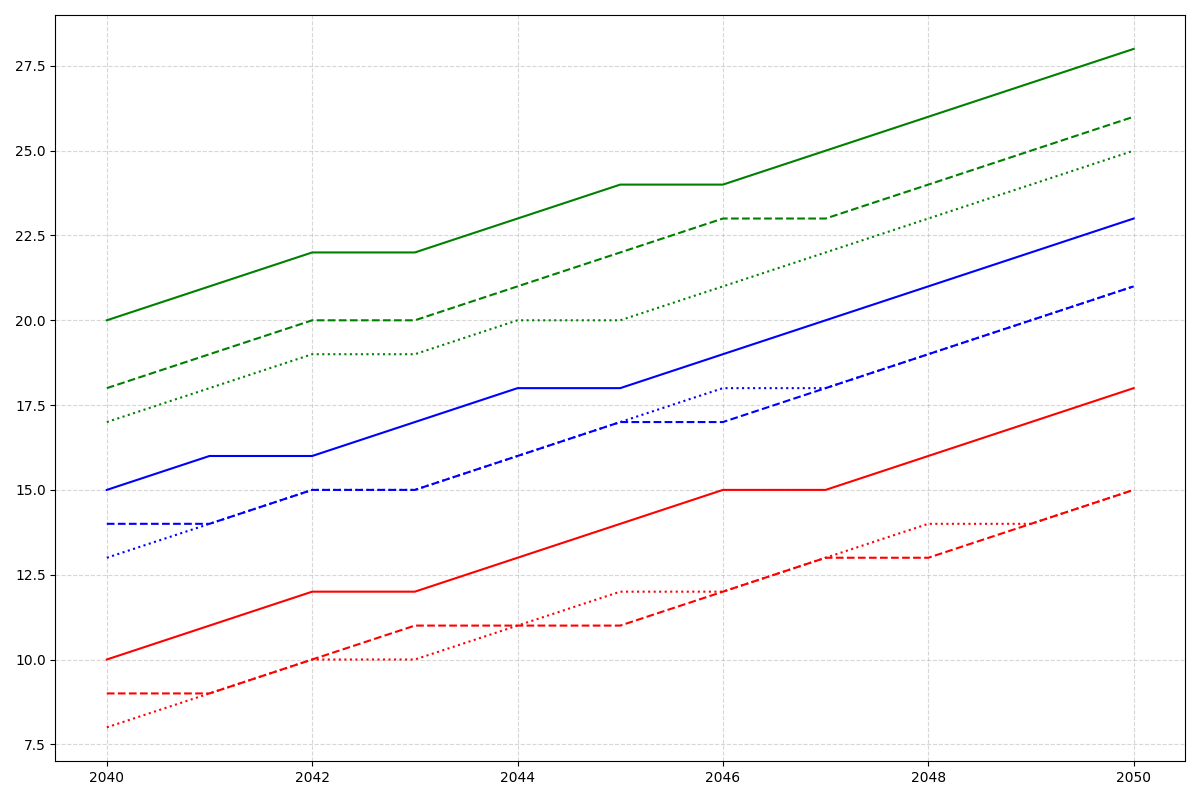

The Python source for this figure:
import matplotlib.pyplot as plt
import numpy as np

# Define time axis (years)
years = np.arange(2040, 2051)

# Define crop growth rates for three colonies in percentage (%)
wheat_a = np.array([20, 21, 22, 22, 23, 24, 24, 25, 26, 27, 28])
corn_a = np.array([15, 16, 16, 17, 18, 18, 19, 20, 21, 22, 23])
rice_a = np.array([10, 11, 12, 12, 13, 14, 15, 15, 16, 17, 18])
wheat_b = np.array([18, 19, 20, 20, 21, 22, 23, 23, 24, 25, 26])
corn_b = np.array([14, 14, 15, 15, 16, 17, 17, 18, 19, 20, 21])
rice_b = np.array([9, 9, 10, 11, 11, 11, 12, 13, 13, 14, 15])

# New data for Colony C
wheat_c = np.array([17, 18, 19, 19, 20, 20, 21, 22, 23, 24, 25])
corn_c = np.array([13, 14, 15, 15, 16, 17, 18, 18, 19, 20, 21])
rice_c = np.array([8, 9, 10, 10, 11, 12, 12, 13, 14, 14, 15])

# Set up the plot
fig, ax = plt.subplots(figsize=(12, 8))

# Plot the data for Colonies
ax.plot(years, wheat_a, color='green', linestyle='-')
ax.plot(years, corn_a, color='blue', linestyle='-')
ax.plot(years, rice_a, color='red', linestyle='-')

ax.plot(years, wheat_b, color='green', linestyle='--')
ax.plot(years, corn_b, color='blue', linestyle='--')
ax.plot(years, rice_b, color='red', linestyle='--')

ax.plot(years, wheat_c, color='green', linestyle=':')
ax.plot(years, corn_c, color='blue', linestyle=':')
ax.plot(years, rice_c, color='red', linestyle=':')

# Grid
ax.grid(True, linestyle='--', alpha=0.5)

# Tight layout to prevent overlapping
plt.tight_layout()

# Show the plot
plt.show()
